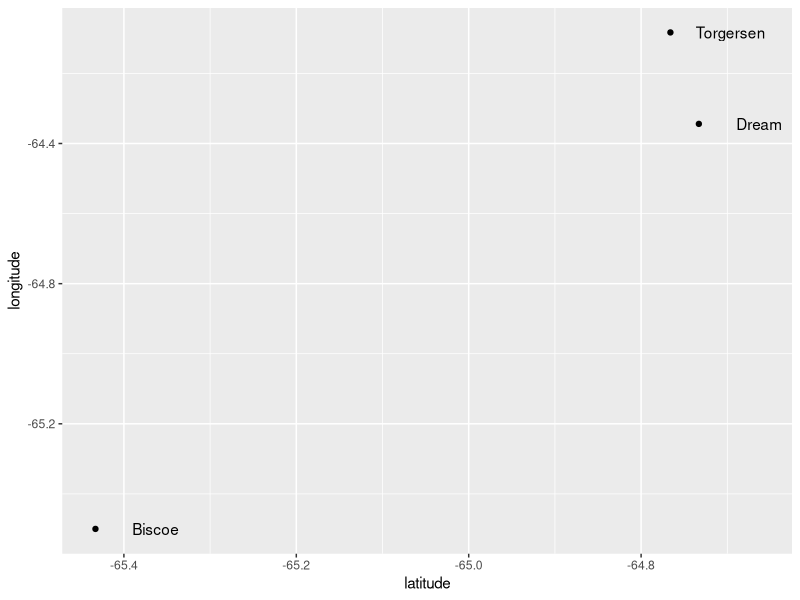
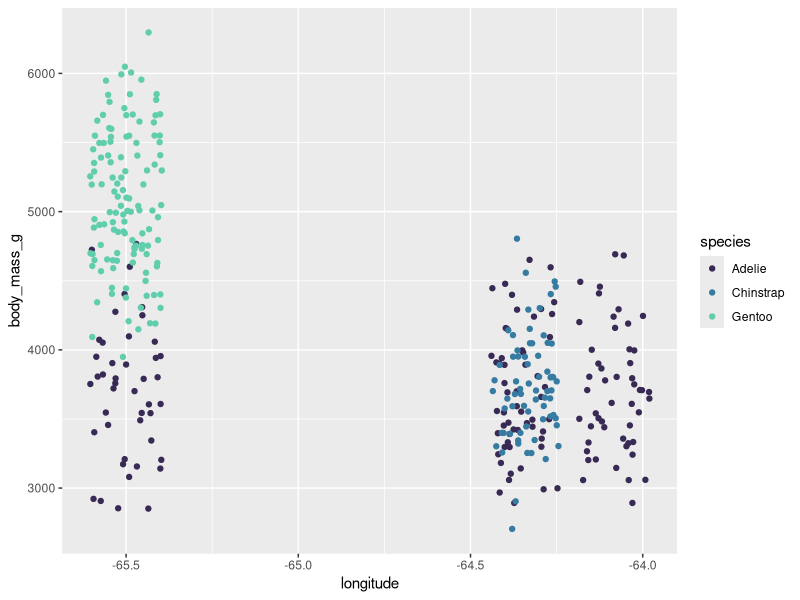

The R source for these figures, in order:
# Create a new branch for this session's work

# Create a new script, call it "07-data-manip.R"

# Install dplyr and tidyr

if (FALSE) {
  install.packages("dplyr")
  install.packages("tidyr")
  install.packages("palmerpenguins")
  install.packages("ggplot2")
}

library(dplyr)
library(tidyr)
library(palmerpenguins)
library(ggplot2)

# Load data

penguins_data <- penguins

# Create a directory to store the raw data
# Store the raw data there

write.csv(
  penguins_data,
  "penguins_data_raw.csv",
  row.names = F
)

#### Looking at the penguins data ####

penguins_data
head(penguins_data)
tail(penguins_data)

str(penguins_data)
# str is useful for tibbles
# note different data types
# note factors
# note presence of NAs

#### Data manipulation ####

##### Assignment and pipes #####

# We assign values to variable names using the <-
# The = also works in *most* instances
# We use pipes to chain multiple operations together.
# Keyboard shortcuts: look up in Tools -> Keyboard Shortcuts Help

##### Subsetting and filtering data #####

penguin_locations <- penguins |>
  select(species, island)

penguin_measures <- penguins |>
  select(species, ends_with("mm"))

adelie_penguins <- penguins |>
  filter(species == "Adelie")

##### Adding columns (mutate) #####

penguins_ratio <- penguins |>
  mutate(bill_length_depth_ratio = bill_length_mm / bill_depth_mm)

penguins_rounded <- penguins |>
  mutate(bill_length_mm_rounded = round(bill_length_mm, digits = 0))

penguins_rounded <- penguins |>
  mutate(across(ends_with("mm"), round))

penguins_rounded <- penguins |>
  mutate(across(ends_with("mm"), round, .names = "{.col}_rounded"))

##### Split-apply-combine #####

penguin_summary <- penguins |>
  group_by(island, species) |>
  summarize(total_penguins = n(),
            total_penguin = sum(body_mass_g)) |>
  ungroup()

penguin_totals <- penguins |>
  group_by(island, species) |>
  summarize(total_penguins = n(),
            total_penguin = sum(body_mass_g, na.rm = T)) |>
  ungroup()

penguin_summary <- penguins |>
  group_by(island, species, sex) |>
  summarize(across(ends_with("mm"), mean)) |>
  ungroup()

penguin_summary <- penguins |>
  group_by(island, species, sex) |>
  summarize(across(ends_with("mm"), \(x) mean(x, na.rm = T))) |>
  ungroup()

##### Reshaping #####

penguins_site_by_species <- penguin_totals |>
  select(species, island, total_penguins)

penguins_site_by_species <- penguin_totals |>
  select(species, island, total_penguins) |>
  tidyr::pivot_wider(id_cols = island,
                     names_from = species,
                     values_from = total_penguins)

penguins_site_by_species <- penguin_totals |>
  select(species, island, total_penguins) |>
  tidyr::pivot_wider(
    id_cols = island,
    names_from = species,
    values_from = total_penguins,
    values_fill =  0
  )

penguins_back_to_totals <- penguins_site_by_species |>
  tidyr::pivot_longer(-island, names_to = "Species", values_to = "Abundance")

##### joins + advanced joins #####

island_coordinates <- data.frame(
  island = c("Biscoe", "Dream", "Torgersen"),
  latitude = c(-65.433, -64.733, -64.766),
  longitude = c(-65.5, -64.344, -64.083)
)

ggplot(island_coordinates, aes(latitude, longitude)) +
  geom_point() +
  geom_text(aes(label = island), nudge_x = .07)

penguins_coords <- left_join(penguins, island_coordinates)

ggplot(penguins_coords, aes(longitude, body_mass_g, color = species)) +
  geom_jitter() +
  scale_color_viridis_d(option = "mako", begin = .2, end = .8)

#### Modify - add - commit ####

# adds penguins_data_raw repo
# commit and push

#### Palmer penguins citation ####
citation("palmerpenguins")
